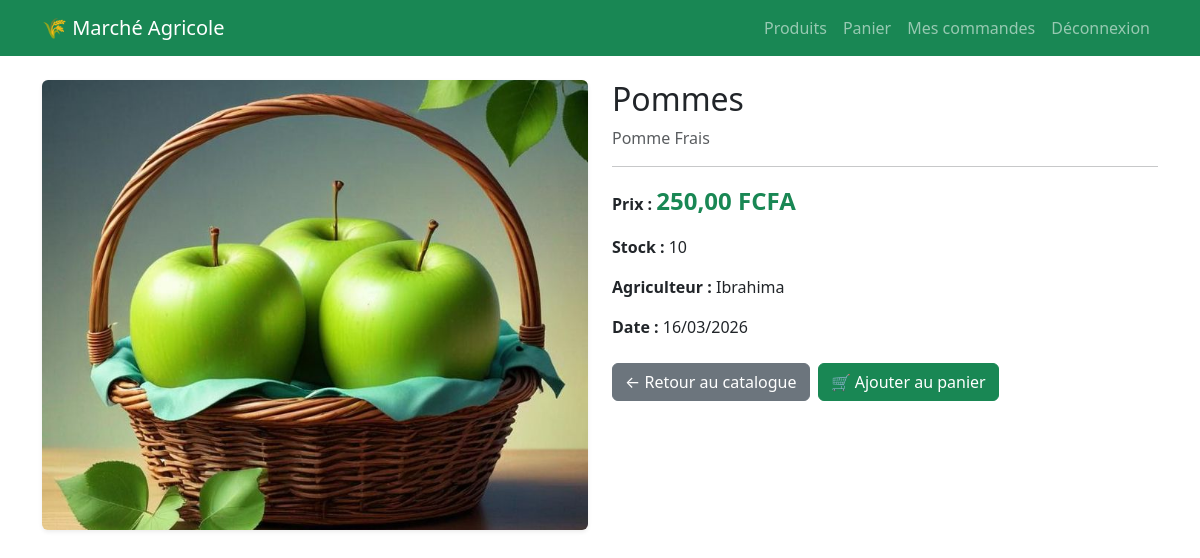
The app's page /produits/detail/1/ (signed in) with its own data.
### produits/models.py (models this page shows, shortened)
class Produit(models.Model):
    agriculteur = models.ForeignKey(
        settings.AUTH_USER_MODEL,
        on_delete=models.CASCADE,
        related_name='produits'
    )
    nom = models.CharField(max_length=200)
    description = models.TextField()
    prix = models.DecimalField(max_digits=10, decimal_places=2)
    quantite_stock = models.PositiveIntegerField(default=0)
    image = models.ImageField(upload_to='produits/', blank=True, null=True)
    disponible = models.BooleanField(default=True)
    date_creation = models.DateTimeField(auto_now_add=True)

### utilisateurs/models.py (models this page shows, shortened)
class Utilisateur(AbstractUser):
    TYPE_CHOICES = (
        ('agriculteur', 'Agriculteur'),
        ('client', 'Client'),
    )
    type_utilisateur = models.CharField(
        max_length=20,
        choices=TYPE_CHOICES,
        default='client'
    )
    telephone = models.CharField(max_length=20, blank=True, null=True)
    def est_agriculteur(self):
        return self.type_utilisateur == 'agriculteur'

### produits/views.py (the view)
# urls.py: path('detail/<int:produit_id>/', views.detail_produit, name='detail_produit'),
def detail_produit(request, produit_id):
    produit = get_object_or_404(Produit, id=produit_id)
    return render(request, 'produits/detail_produit.html', {'produit': produit})

### templates/produits/detail_produit.html (shortened to what this page needs)
{% extends 'base.html' %}
{% block content %}
<div class="container mt-4">
    <div class="row">
        <div class="col-md-6 mb-4">
            {% if produit.image %}
                <img src="{{ produit.image.url }}" alt="{{ produit.nom }}" class="img-fluid rounded shadow-sm w-100" style="max-height: 450px; object-fit: cover;">
            {% else %}
                <div class="bg-light d-flex align-items-center justify-content-center rounded" style="height: 450px;">
                    <span class="text-muted">Aucune image</span>
                </div>
            {% endif %}
        </div>
        <div class="col-md-6">
            <h2>{{ produit.nom }}</h2>
            <p class="text-muted">{{ produit.description }}</p>
            <hr>
            <p><strong>Prix :</strong> <span class="text-success fs-4 fw-bold">{{ produit.prix }} FCFA</span></p>
            <p><strong>Stock :</strong> {{ produit.quantite_stock }}</p>
            <p><strong>Agriculteur :</strong> {{ produit.agriculteur.username }}</p>
            <p><strong>Date :</strong> {{ produit.date_creation|date:"d/m/Y" }}</p>
            <div class="mt-4 d-flex gap-2 flex-wrap">
                <a href="{% url 'catalogue' %}" class="btn btn-secondary">
                    ← Retour au catalogue
                </a>
                {% if user.is_authenticated and not user.est_agriculteur %}
                    <a href="{% url 'commandes:ajouter_au_panier' produit.id %}" class="btn btn-success">
                        🛒 Ajouter au panier
                    </a>
                {% elif not user.is_authenticated %}
                    <a href="{% url 'connexion' %}?next={% url 'detail_produit' produit.id %}" class="btn btn-success">
                        🔐 Connectez-vous pour acheter
                    </a>
                {% endif %}
            </div>
        </div>
    </div>
</div>
{% endblock %}

### records on screen
Produit: image (picture), nom "Pommes", description "Pomme Frais", prix "250,00", quantite_stock "10", agriculteur.username "Ibrahima", date_creation "16/03/2026"
